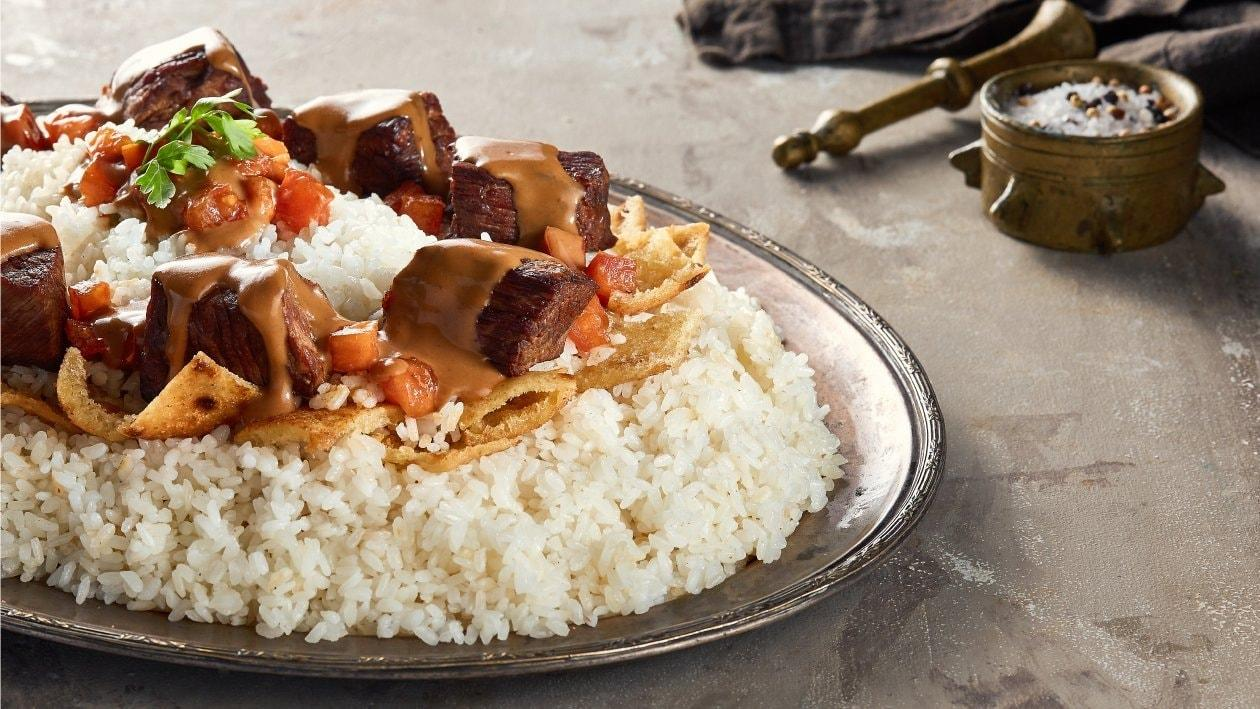
#> input picture food photos/Fattah/الفتة المصرية_1.jpg, 1260 x 709 px, given as the content of the folder /content/food/food photos/train/images, which was not available
$ jupyter execute --allow-errors Motmaen_object_detection_data.ipynb   (text cells are left out)
#> lines starting #> are read from the running program, lines starting #| are printed output that depends on the picture; pictures that were not available may be replaced by others from this repository, and a replacement may not be noted
[cell 1]
import zipfile

#> (the rest of this cell did not finish here and is left out)

[cell 2]
import cv2
import os
import numpy as np

[cell 3]
train_path = "/content/food/food photos/train/images"
test_path = "/content/food/food photos/test/images"
valid_path = "/content/food/food photos/valid/images"

[cell 4]
def check_image_shapes(folder_path, num_to_show=5):
#> called with folder_path = '/content/food/food photos/train/images', num_to_show = 5
    image_files = [f for f in os.listdir(folder_path) if f.endswith(('.jpg', '.png', '.jpeg'))]

    print(f"Found {len(image_files)} images in {folder_path}")

    for i, image_file in enumerate(image_files[:num_to_show]):
        img_path = os.path.join(folder_path, image_file)
        img = cv2.imread(img_path)
#> img is the input picture: shape (709, 1260, 3); mean B, G, R 111.5, 130.8, 151.2
        if img is not None:
            h, w, c = img.shape
#> h = 709; w = 1260; c = 3
            print(f"{image_file}: {w}x{h}, Channels: {c}")
#| الفتة المصرية_1.jpg: 1260x709, Channels: 3
        else:
            print(f"Could not read {image_file}")

[cell 5]
print("Train images:")
check_image_shapes(train_path)
print("\nTest images:")
check_image_shapes(test_path)
#| الفتة المصرية_1.jpg: 1260x709, Channels: 3
print("\nvalid images:")
check_image_shapes(test_path)
#| الفتة المصرية_1.jpg: 1260x709, Channels: 3

[cell 6]
def resize_and_pad(image_path):
    img = cv2.imread(image_path)
    h, w = img.shape[:2]
#> h = 709; w = 1260
    target_h, target_w = 416,416
    # Percentage to bigger one
    scale = min(target_w / w, target_h / h)
#> scale = 0.33
    new_w = int(w * scale)
#> new_w = 416
    new_h = int(h * scale)
#> new_h = 234
    resized_img = cv2.resize(img, (new_w, new_h), interpolation=cv2.INTER_AREA)
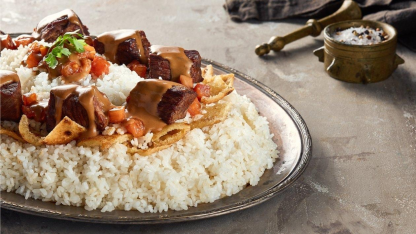
#> resized_img: shape (234, 416, 3); mean B, G, R 111.5, 130.8, 151.2
    # Padding
    delta_w = target_w - new_w
#> delta_w = 0
    delta_h = target_h - new_h
#> delta_h = 182
    top, bottom = delta_h // 2, delta_h - (delta_h // 2)
#> top = 91; bottom = 91
    left, right = delta_w // 2, delta_w - (delta_w // 2)
#> left = 0; right = 0
    padded_img = cv2.copyMakeBorder(resized_img, top, bottom, left, right,
                                     cv2.BORDER_CONSTANT, value=[0, 0, 0]) # Pad with black
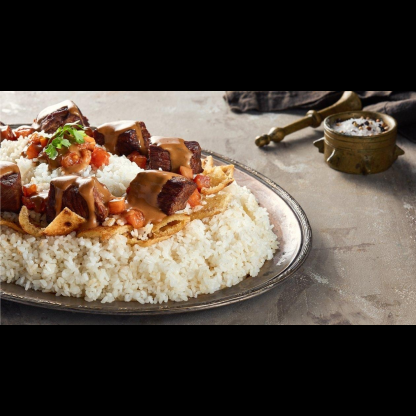
#> padded_img: shape (416, 416, 3); mean B, G, R 62.7, 73.6, 85.1
    cv2.imwrite(image_path, padded_img)
    # return padded_img

[cell 7]
for filename in os.listdir(train_path):
    full_path = os.path.join(train_path, filename)
    if full_path.endswith(('.jpg', '.png', '.jpeg')):
        padded_image = resize_and_pad(full_path)

[cell 8]
for filename in os.listdir(test_path):
    full_path = os.path.join(test_path, filename)
    if full_path.endswith(('.jpg', '.png', '.jpeg')):
        padded_image = resize_and_pad(full_path)

[cell 9]
for filename in os.listdir(valid_path):
    full_path = os.path.join(valid_path, filename)
    if full_path.endswith(('.jpg', '.png', '.jpeg')):
        padded_image = resize_and_pad(full_path)

[cell 10]
print("Train images:")
check_image_shapes(train_path)
#| الفتة المصرية_1.jpg: 416x416, Channels: 3
#| الفتة المصرية_1.jpg: 416x416, Channels: 3
#| الفتة المصرية_1.jpg: 416x416, Channels: 3

$ run again, on food photos/Fool/فول مدمس مصري_23.jpg
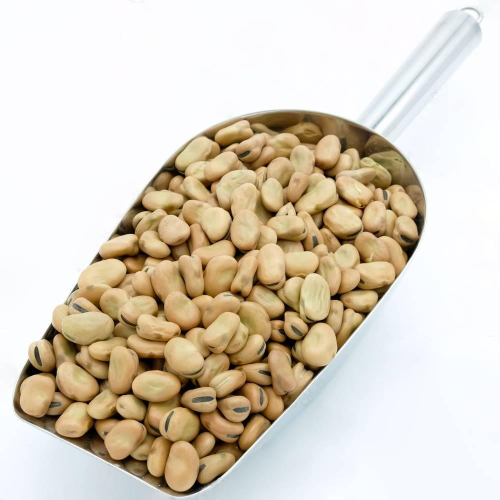
#> input picture food photos/Fool/فول مدمس مصري_23.jpg, 1000 x 1000 px, given as the content of the folder /content/food/food photos/train/images, which was not available (shown at 1/2 size)
#> in check_image_shapes, img is the input picture: shape (1000, 1000, 3); mean B, G, R 192.2, 207.9, 217.7
#| فول مدمس مصري_23.jpg: 1000x1000, Channels: 3
#| فول مدمس مصري_23.jpg: 1000x1000, Channels: 3
#| فول مدمس مصري_23.jpg: 1000x1000, Channels: 3
#> in resize_and_pad, `resized_img = cv2.resize(img, (new_w, new_h), interpolation=cv2.INTER_..`:
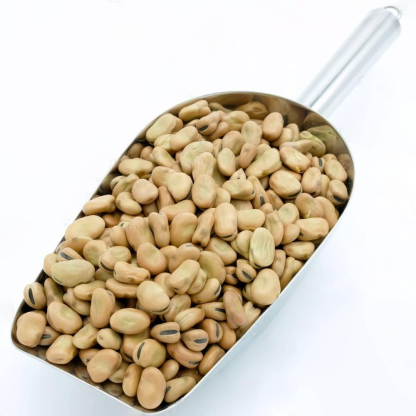
#> resized_img: shape (416, 416, 3); mean B, G, R 192.2, 207.9, 217.7
#> img: shape (416, 416, 3)
#| فول مدمس مصري_23.jpg: 416x416, Channels: 3
#| فول مدمس مصري_23.jpg: 416x416, Channels: 3
#| فول مدمس مصري_23.jpg: 416x416, Channels: 3

$ run again, on food photos/Fool/فول مدمس مصري_24.jpg
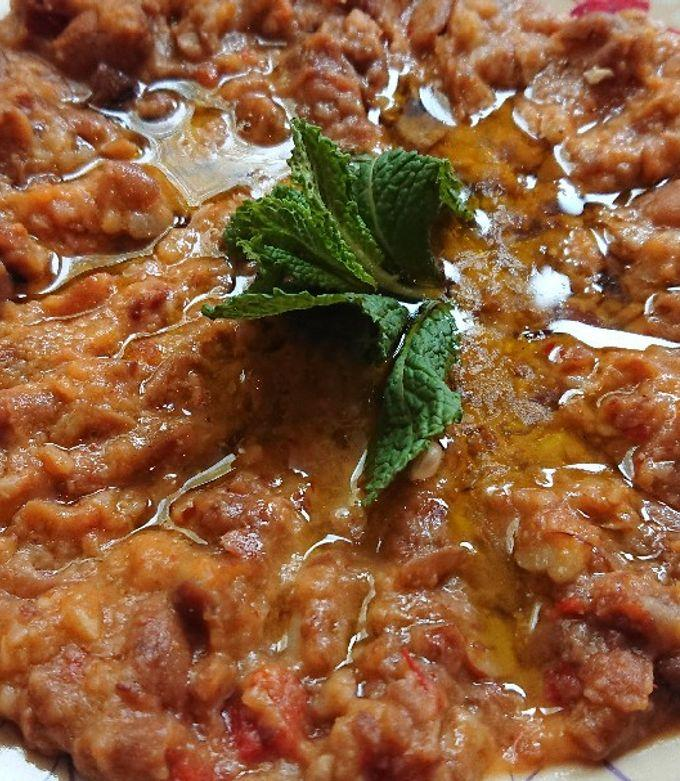
#> input picture food photos/Fool/فول مدمس مصري_24.jpg, 680 x 781 px, given as the content of the folder /content/food/food photos/train/images, which was not available
#> in check_image_shapes, img is the input picture: shape (781, 680, 3); mean B, G, R 57.1, 92, 138.3
#| فول مدمس مصري_24.jpg: 680x781, Channels: 3
#| فول مدمس مصري_24.jpg: 680x781, Channels: 3
#| فول مدمس مصري_24.jpg: 680x781, Channels: 3
#> in resize_and_pad, `padded_img = cv2.copyMakeBorder(resized_img, top, bottom, left, right,..`:
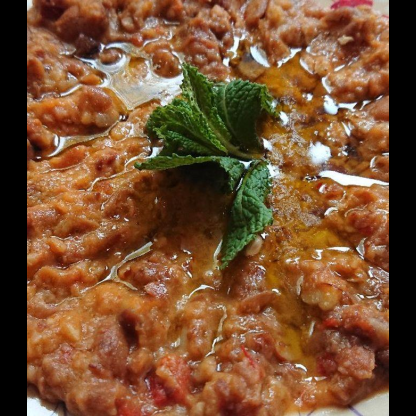
#> padded_img: shape (416, 416, 3); mean B, G, R 49.7, 80.1, 120.4
#> img: shape (416, 416, 3)
#| فول مدمس مصري_24.jpg: 416x416, Channels: 3
#| فول مدمس مصري_24.jpg: 416x416, Channels: 3
#| فول مدمس مصري_24.jpg: 416x416, Channels: 3

$ run again, on food photos/Hawawshy/حواوشي مصري_0.jpg
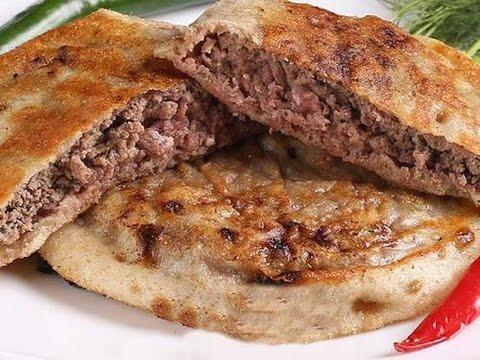
#> input picture food photos/Hawawshy/حواوشي مصري_0.jpg, 480 x 360 px, given as the content of the folder /content/food/food photos/train/images, which was not available
#> in check_image_shapes, img is the input picture: shape (360, 480, 3); mean B, G, R 95.8, 123.8, 169.1
#| حواوشي مصري_0.jpg: 480x360, Channels: 3
#| حواوشي مصري_0.jpg: 480x360, Channels: 3
#| حواوشي مصري_0.jpg: 480x360, Channels: 3
#> in resize_and_pad, `resized_img = cv2.resize(img, (new_w, new_h), interpolation=cv2.INTER_..`:
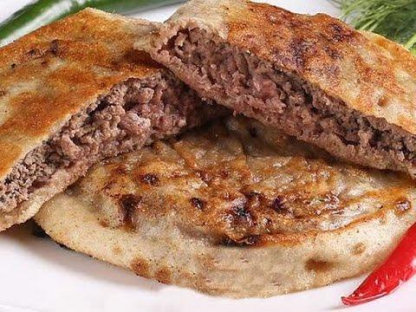
#> resized_img: shape (312, 416, 3); mean B, G, R 95.8, 123.8, 169.1
#> in resize_and_pad, `padded_img = cv2.copyMakeBorder(resized_img, top, bottom, left, right,..`:
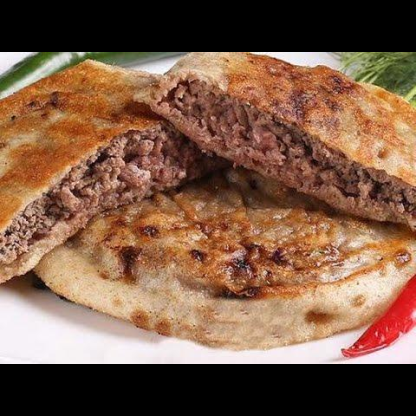
#> padded_img: shape (416, 416, 3); mean B, G, R 71.8, 92.9, 126.8
#> img: shape (416, 416, 3)
#| حواوشي مصري_0.jpg: 416x416, Channels: 3
#| حواوشي مصري_0.jpg: 416x416, Channels: 3
#| حواوشي مصري_0.jpg: 416x416, Channels: 3
